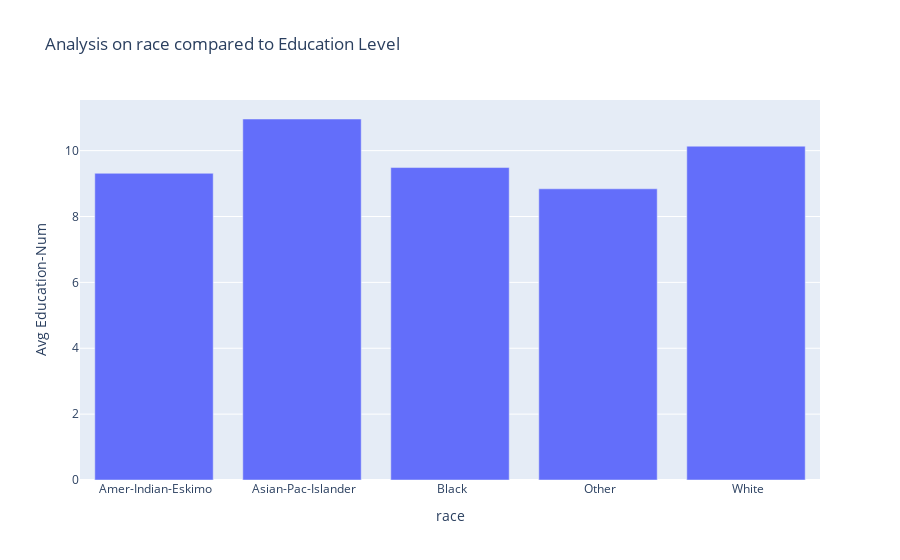

The cell this chart's notebook holds for it:
### Code cell
figure_1("race")

### Figure 1 — Plotly figure (JSON) as saved in the notebook; plotly's stock layout.template omitted (floating-point values rounded to 4 significant figures)
{"data": [{"type": "bar", "x": [" Amer-Indian-Eskimo", " Asian-Pac-Islander", " Black", " Other", " White"], "y": [9.312, 10.96, 9.486, 8.841, 10.14]}], "layout": {"autosize": true, "title": {"text": "Analysis on race compared to Education Level"}, "xaxis": {"autorange": true, "range": [-0.5, 4.5], "title": {"text": "race"}, "type": "category"}, "yaxis": {"autorange": true, "range": [0, 11.54], "title": {"text": "Avg Education-Num"}, "type": "linear"}}}
